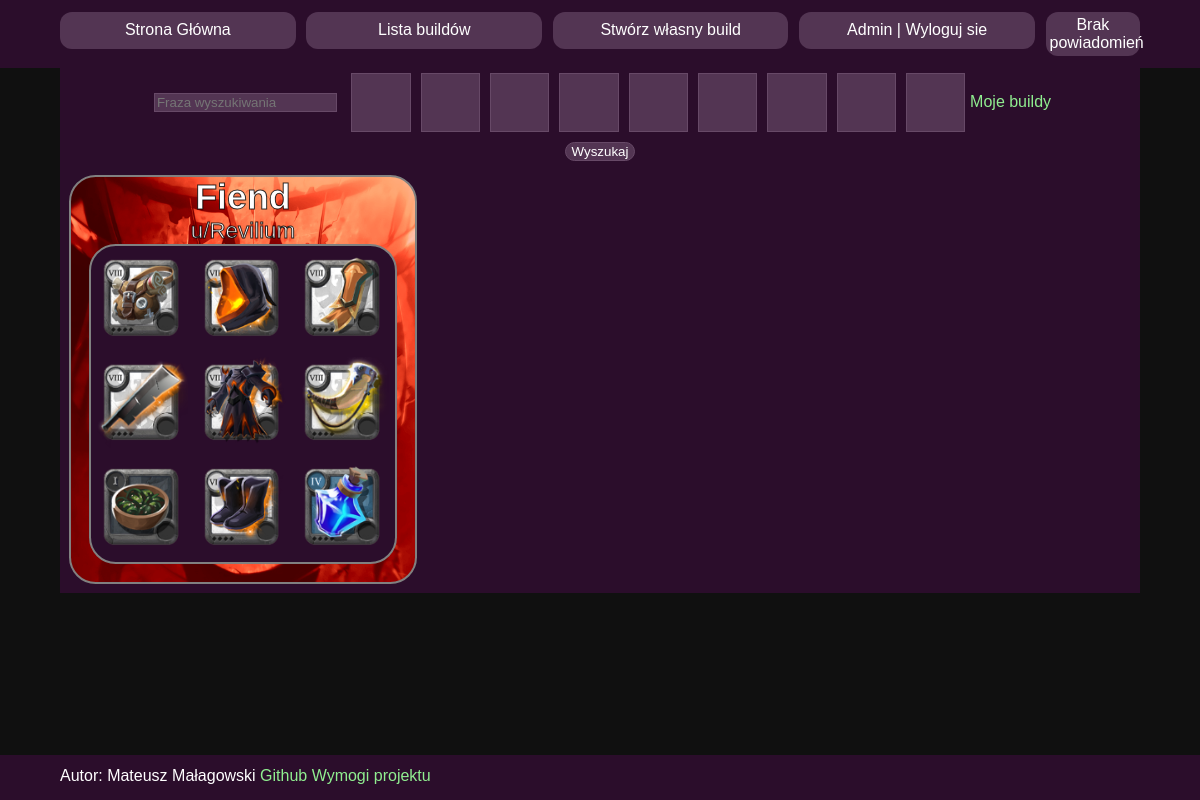
The app's page /builds.php?fraza=u/Revilium (signed in), older data.
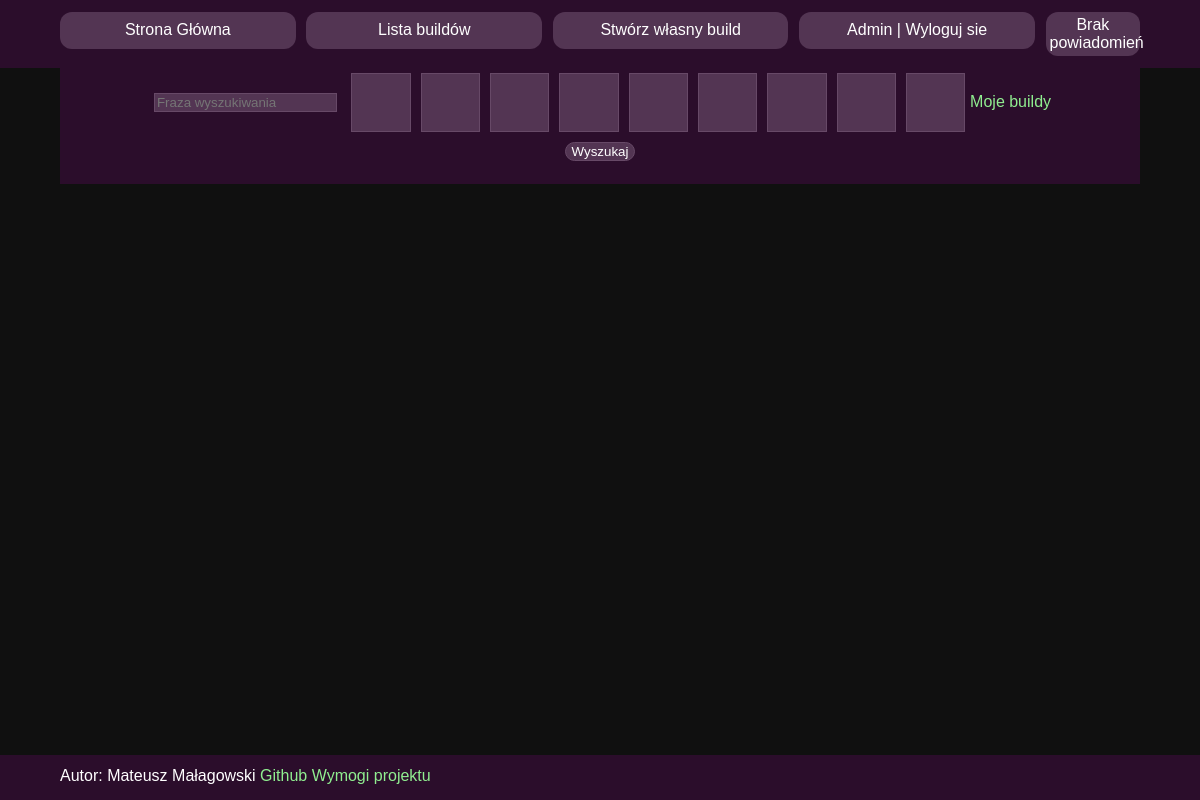
The same page, newer data.
### tables this page shows
CREATE TABLE `buildy` (
  `ID` int(11) NOT NULL,
  `Nazwa` text NOT NULL,
  `Opis` text DEFAULT NULL,
  `obrazek` varchar(50) DEFAULT NULL,
  `AutorID` int(11) NOT NULL,
  `BronID` int(11) NOT NULL,
  `BronAbility1` tinyint(3) UNSIGNED NOT NULL,
  `BronAbility2` tinyint(3) UNSIGNED NOT NULL,
  `BronPassive` tinyint(3) UNSIGNED NOT NULL,
  `OffHandID` int(11) NOT NULL,
  `HelmID` int(11) NOT NULL,
  `HelmAbility` tinyint(3) UNSIGNED NOT NULL,
  `HelmPassive` tinyint(3) UNSIGNED NOT NULL,
  `ZbrojaID` int(11) NOT NULL,
  `ZbrojaAbility` tinyint(3) UNSIGNED NOT NULL,
  `ZbrojaPassive` tinyint(3) UNSIGNED NOT NULL,
  `ButyID` int(11) NOT NULL,
  `ButyAbility` tinyint(3) UNSIGNED NOT NULL,
  `ButyPassive` tinyint(3) UNSIGNED NOT NULL,
  `PelerynaID` int(11) NOT NULL,
  `JedzenieID` int(11) NOT NULL,
  `PotkiID` int(11) NOT NULL,
  `BagID` int(11) NOT NULL,
  `Schowaj` tinyint(1) NOT NULL DEFAULT 0
);

CREATE TABLE `uzytkownicy` (
  `ID` int(11) NOT NULL,
  `Nick` text NOT NULL,
  `Login` text NOT NULL,
  `Password` text NOT NULL,
  `AdminStatus` tinyint(1) DEFAULT NULL
);

CREATE TABLE `itemy` (
  `ID` int(11) NOT NULL,
  `Nazwa` text NOT NULL,
  `Obrazek` text NOT NULL,
  `Slot` tinyint(3) UNSIGNED NOT NULL
);

### builds.php (the view, shortened to what this page needs)
<!DOCTYPE html>
<html lang="en">
<head>
  <link rel="stylesheet" href="css/main.css">
</head>
<body>
<?php require("scriplet\menu.php")?>
  <div id="main">
    <div class="search">
      <form>
      <input type="text" name="fraza" placeholder="Fraza wyszukiwania">
      <?php
        $order = array(4,6,2,5,8,1,3,7,9);
        foreach ($order as $i) {
          echo "<div class='tooltip-container itemQuery'><input type='number' name='slot$i'><div class='tooltip-content itemQuery-content'>";
              echo "</div></div>";
        }
        echo "<a href='./builds.php?fraza=u%2F$_SESSION[login]&bypass=1'>Moje buildy</a>";
      ?><br>
      <input type="Submit" value="Wyszukaj">
      </form>
    </div>
    <div id="buildGallery">
    <?php
    $sql = "SELECT b.ID, b.Nazwa, b.Opis, b.obrazek, b.AutorID, u.Nick AS AutorNick, b.BronID, b.BronAbility1, b.BronAbility2, b.BronPassive, b.OffHandID, b.HelmID, b.HelmAbility, b.HelmPassive, b.ZbrojaID, b.ZbrojaAbility, b.ZbrojaPassive, b.ButyID, b.ButyAbility, b.ButyPassive,
    b.PelerynaID, b.JedzenieID, b.PotkiID, b.BagID,
    i1.Obrazek AS BronObrazek, i2.Obrazek AS OffHandObrazek, i3.Obrazek AS HelmObrazek, i4.Obrazek AS ZbrojaObrazek, i5.Obrazek AS ButyObrazek, i6.Obrazek AS PelerynaObrazek, i7.Obrazek AS JedzenieObrazek, i8.Obrazek AS PotkiObrazek, i9.Obrazek AS BagObrazek FROM buildy b
    JOIN uzytkownicy u ON b.AutorID = u.ID LEFT JOIN itemy i1 ON b.BagID = i1.ID LEFT JOIN itemy i2 ON b.HelmID = i2.ID LEFT JOIN itemy i3 ON b.PelerynaID = i3.ID LEFT JOIN itemy i4 ON b.BronID = i4.ID LEFT JOIN itemy i5 ON b.ZbrojaID = i5.ID
    LEFT JOIN itemy i6 ON b.OffHandID = i6.ID LEFT JOIN itemy i7 ON b.JedzenieID = i7.ID LEFT JOIN itemy i8 ON b.ButyID = i8.ID LEFT JOIN itemy i9 ON b.PotkiID = i9.ID WHERE Schowaj=0";
    if(isset($_GET["fraza"])){
      $fraza=$_GET["fraza"];
      if(substr($fraza,0,2)=="u/"){
        $nick=substr($fraza,2);
        $sql .= " AND u.Nick = '$nick'";
      } else {
        $sql .= " AND b.Nazwa LIKE '%$fraza%'";
      }
    }
    $result = $conn->query($sql);
    while ($row = $result->fetch_array()) {
      echo "<div class='buildCard' style='background-image: url(img/userIMG/".$row[3].")'>";
      echo "<div class='buildInfo'>".
      "<h3>".$row[1]."</h3> u/".$row["AutorNick"]
      ."</div>";
       echo "<div class='buildDisplay'>";
       for ($i=0; $i < 9; $i++) {
         echo "<div><img src='img/itemy/".$row[24+$i]."'></div>";
       }
       echo "</div>";
       echo "</div>";
    }
    ?>
    </div>
  </div>
  <?php require("scriplet/footer.php");?>
</body>
</html>

### scriplet/menu.php (shortened to what this page needs)
<?php require("scriplet/db.php")?>
<nav>
    <a href="Index.php"><div class="nav-option">Strona Główna</div></a>
    <a href="builds.php"><div class="nav-option">Lista buildów</div></a>
    <a href="creator.php"><div class="nav-option">Stwórz własny build</div></a>
    <?php
    if(isset($_SESSION["login"])){
      echo "<a href='scriplet/logout.php'><div class='nav-option'>$_SESSION[login] | Wyloguj sie</div></a>";
      $id = $_SESSION['id'];
      $sql = "SELECT BuildID, tresc FROM powiadomienia WHERE UserID = $id";
      $result = $conn->query($sql);
      echo "<div id='notif' class='nav-option tooltip-container'>";
      $num = mysqli_num_rows($result);
      if($num>0){
        echo "<div class='tooltip-content' id='notif-content'>";
        $sql = "SELECT buildID, tresc, b.Nazwa, p.ID from powiadomienia AS p JOIN buildy AS b WHERE b.ID = buildID AND UserID = $_SESSION[id]";
        $result = $conn->query($sql);
        while($ro = $result->fetch_row()){
          echo "<div class='notif-single'><div class='font150'><a href='./details.php?id=$ro[0]'>Build o nazwie <br> $ro[2] <br> został ukryty <br> z powodu:<div class='notif-tresc'>$ro[1]<br></div></a><input type='button' value='X' data='$ro[3]'></div></div>";
        }
        echo "</div>";
        echo "<div id='num' data='$num'>Sprawdź!</div>";
      } else echo "Brak<br>powiadomień";
      echo "</div>";
    }
    else
    echo "<a href='login.php'><div class='nav-option'>Zaloguj się</div></a>";
    ?>
  </nav>

### scriplet/footer.php
<footer>
  Autor: Mateusz Małagowski <a href="https://github.com/MMRevilium/WWWProjekt">Github</a> <a href="12)+projekt+indywidualny.pdf" target="_blank">Wymogi projektu</a>
</footer>

### css/main.css (style rules this page uses)
:root { --background: rgb(16,16,16); --color1: rgb(43, 13, 43); --button: rgb(83, 53, 83); --buttonhover: rgb(103,73,103); --text: white; }
body { margin:0; background-color: var(--background); color: var(--text); font-family:Verdana, Geneva, Tahoma, sans-serif; min-height: calc(100vh - 45px); position: relative; padding-bottom: 45px; }
nav { width:100%; height:min-content; background-color: var(--color1); display:grid; grid-template-columns: 4fr 4fr 4fr 4fr 1fr; gap:1%; padding:1% 5%; box-sizing: border-box; }
nav .nav-option { text-align: center; background-color: var(--button); padding:4%; border-radius: 1vmax; text-wrap: nowrap; overflow: hidden; }
nav a:link,nav a:visited { color:white; text-decoration: none; }
#main { width: 90%; height:100%; margin:auto; background-color: var(--color1); }
footer { background-color: var(--color1); width: 100%; padding:1% 5%; height:45px; position:absolute; bottom:0; box-sizing: border-box; }
a:link,a:visited { color:lightgreen; text-decoration: none; }
input,textarea,select { background-color: var(--button); border:1px solid var(--buttonhover); border-radius: 1vmax; margin: 5px; box-sizing: border-box; color:white; }
input[type="text"],input[type="number"],input[type="file"],input[type="password"],textarea { border-radius: 0; }
#buildGallery { display: grid; grid-template-columns: 1fr 1fr 1fr; gap:1ch; padding:1ch; width: 100%; -webkit-text-stroke: 1px rgba(0,0,0,.8); box-sizing: border-box; }
.search { text-align: center; }
.tooltip-container { position: relative; display: inline-block; }
.tooltip-container > input { -webkit-appearance: none; -moz-appearance: textfield; width: 8ch; height: 8ch; color: rgba(0,0,0,0); }
#notif { overflow: visible; }
.buildCard { border:2px solid gray; border-radius: 3ch; box-sizing: border-box; padding: 2ch; text-align: center; background-position: center; background-repeat: no-repeat; background-size: cover; padding-top: 0; overflow: hidden; transition-duration: .5s; background-color: var(--color1); }
.buildDisplay { box-sizing: border-box; display:grid; grid-template-columns: 1fr 1fr 1fr; grid-template-rows: 1fr 1fr 1fr; gap:10px; padding:2%; aspect-ratio: 1/1; width: 100%; border:2px solid gray; border-radius: 3ch; background-color: var(--color1); }
.buildDisplay img { width: 100%; height: 100%; }
.buildInfo { font-size: 140%; }
.buildInfo>h3 { margin:0; font-size: 160%; }

Row changes from the older to the newer data that the page shows:
no longer on this page (row edited): buildy: obrazek (picture), Nazwa "Fiend", AutorID.Nick "Revilium", BagID.Obrazek (picture), HelmID.Obrazek (picture), PelerynaID.Obrazek (picture), BronID.Obrazek (picture), ZbrojaID.Obrazek (picture), OffHandID.Obrazek (picture), JedzenieID.Obrazek (picture), ButyID.Obrazek (picture), PotkiID.Obrazek (picture)
